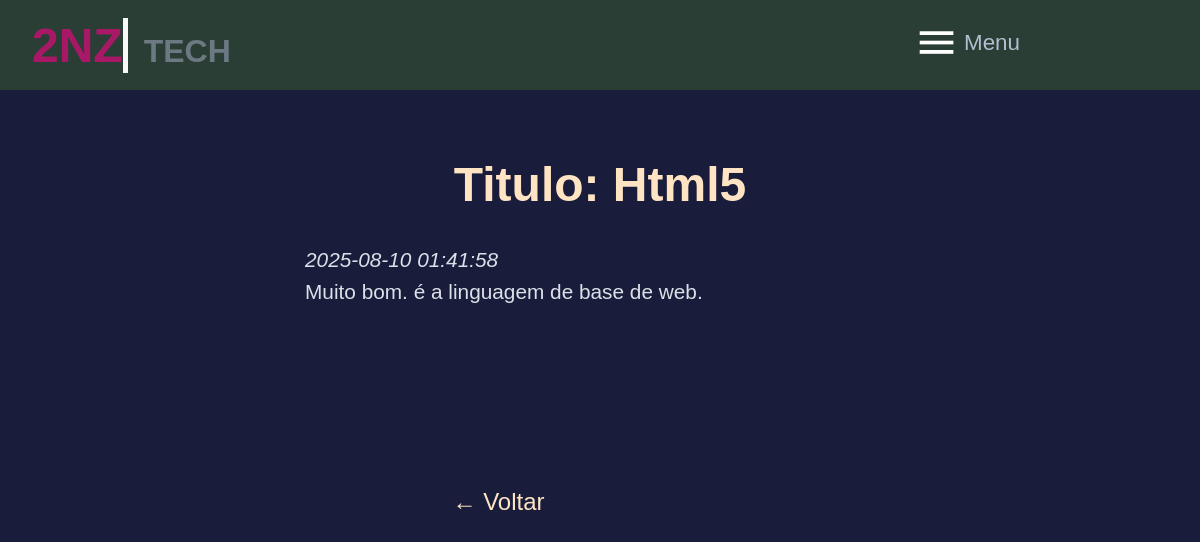
Page /ver-post/7 on the committed database.
### tables this page shows
CREATE TABLE blogue(
                   id INTEGER PRIMARY KEY AUTOINCREMENT,
                   titulo TEXT NOT NULL,
                   conteudo TEXT NOT NULL,
                   data_post DATETIME DEFAULT CURRENT_TIMESTAMP
                   );

### src/app.py (the view)
@app.route('/ver-post/<int:id>')
def ver_post(id):
    conn = database.connectar()
    cursor = conn.cursor()
    cursor.execute("SELECT * FROM blogue WHERE id=?", (id,))
    post = cursor.fetchone()
    conn.close()
    return render_template('ver_post.html', post=post)

### database.py (called while the page is built)
def connectar():
    return sqlite3.connect(DB_PATH)

### src/templates/ver_post.html (shortened to what this page needs)
<!DOCTYPE html>
<html lang="en">
<head>
</head>
<body>
   {% extends 'template.html' %}
{% block content %}
<h1>Posts Encontrados</h1>
  <div class="show-post">
      <h2> Titulo: {{ post[1] }}</h2>
      <p><em>{{ post[3] }}</em></p>
      <p>{{ post[2] }}</p>
    <div class="voltar-cont">
    <a class="Voltar-btn" href="{{ url_for('blog') }}">← Voltar</a>
    </div>
        {% endblock %} -->

### src/static/css/style.css (style rules this page uses)
* { margin: 0; padding: 0; box-sizing: border-box; }
html, body { max-width: 100%; overflow-x: hidden; }
:root { --color-primary: #191d3b; --color-secondary: #27AE60; --color-white: #fff; --color-black: #000; --color-third: #020; --color-forth: #f089; --color-grey0: #dbe1e8; --color-grey1: #b2becd; --color-grey2: #6c7983; --color-grey0: #f8f8f8; --color-grey4: #454e56; --color-grey5: #2a3e35; --color-grey6: #121813; --br-5m: 4px; }
body { background-color: var(--color-primary); color: var(--color-white); transition: all ease-in-out; font-family: Arial, Helvetica, sans-serif; position: relative; z-index: -1; }
a { display: inline-block; text-decoration: none; font-family: inherit; }

### src/static/css/contactos_recebidos.css (style rules this page uses)
h1 { text-align: center; color: #ffe4c4; margin: 20px; }

### rows in the picture
blogue: titulo "Html5", data_post "2025-08-10 01:41:58", conteudo "Muito bom. é a linguagem de base de web."
